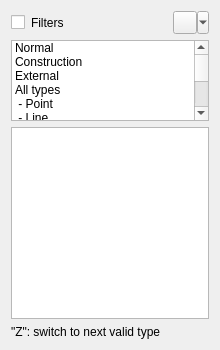
<?xml version="1.0" encoding="UTF-8"?>
<ui version="4.0">
 <class>SketcherGui::TaskSketcherElements</class>
 <widget class="QWidget" name="SketcherGui::TaskSketcherElements">
  <property name="geometry">
   <rect>
    <x>0</x>
    <y>0</y>
    <width>220</width>
    <height>400</height>
   </rect>
  </property>
  <property name="sizePolicy">
   <sizepolicy hsizetype="Preferred" vsizetype="MinimumExpanding">
    <horstretch>0</horstretch>
    <verstretch>0</verstretch>
   </sizepolicy>
  </property>
  <property name="maximumSize">
   <size>
    <width>16777215</width>
    <height>350</height>
   </size>
  </property>
  <property name="windowTitle">
   <string>Form</string>
  </property>
  <layout class="QVBoxLayout" name="verticalLayout">
  
    <item>
		<layout class="QHBoxLayout" name="horizontalLayout1">
			<item>
				<widget class="QCheckBox" name="filterBox">
					<property name="toolTip">
						<string>Check to activate filters</string>
					</property>
				   <property name="styleSheet">
					<string notr="true">padding-bottom: 0px; margin-bottom: 0px</string>
				   </property>
					<property name="text">
						<string>Filters</string>
					</property>
					<property name="checked">
						<bool>false</bool>
					</property>
				</widget>
			</item>
			<item>
				<widget class="QToolButton" name="settingsButton">
					<property name="sizePolicy">
					<sizepolicy hsizetype="Maximum" vsizetype="Fixed">
						<horstretch>0</horstretch>
						<verstretch>0</verstretch>
					</sizepolicy>
					</property>
					<property name="toolTip">
						<string>Settings</string>
					</property>
					<property name="text">
						<string/>
					</property>
					<property name="icon">
						<iconset resource="Resources/Sketcher.qrc">
						<normaloff>:/icons/dialogs/Sketcher_Settings.svg</normaloff>:/icons/dialogs/Sketcher_Settings.svg</iconset>
					</property>
					<property name="popupMode">
						<enum>QToolButton::MenuButtonPopup</enum>
					</property>
				</widget>
			</item>
		</layout>
    </item>
	<item>
		<widget class="QListWidget" name="listMultiFilter">
		 <property name="sizePolicy">
		  <sizepolicy hsizetype="Expanding" vsizetype="Expanding">
		   <horstretch>0</horstretch>
		   <verstretch>0</verstretch>
		  </sizepolicy>
		 </property>
		 <property name="styleSheet">
		  <string notr="true">padding-top: 0px; margin-top: 0px</string>
		 </property>
		 <property name="sizeAdjustPolicy">
		  <enum>QAbstractScrollArea::AdjustToContents</enum>
		 </property>
		 <property name="selectionMode">
		  <enum>QAbstractItemView::NoSelection</enum>
		 </property>
		 <property name="modelColumn">
		  <number>0</number>
		 </property>
		 <item>
		  <property name="text">
		   <string>Normal</string>
		  </property>
		 </item>
		 <item>
		  <property name="text">
		   <string>Construction</string>
		  </property>
		 </item>
		 <item>
		  <property name="text">
		   <string>External</string>
		  </property>
		 </item>
		 <item>
		  <property name="text">
		   <string>All types</string>
		  </property>
		 </item>
		 <item>
		  <property name="text">
		   <string> - Point</string>
		  </property>
		 </item>
		 <item>
		  <property name="text">
		   <string> - Line</string>
		  </property>
		 </item>
		 <item>
		  <property name="text">
		   <string> - Circle</string>
		  </property>
		 </item>
		 <item>
		  <property name="text">
		   <string> - Ellipse </string>
		  </property>
		 </item>
		 <item>
		  <property name="text">
		   <string> - Arc</string>
		  </property>
		 </item>
		 <item>
		  <property name="text">
		   <string> - Arc of ellipse</string>
		  </property>
		 </item>
		 <item>
		  <property name="text">
		   <string> - Arc of hyperbola</string>
		  </property>
		 </item>
		 <item>
		  <property name="text">
		   <string> - Arc of parabola</string>
		  </property>
		 </item>
		 <item>
		  <property name="text">
		   <string> - B-Spline</string>
		  </property>
		 </item>
		</widget>
	</item>
   
   <item>
    <widget class="ElementView" name="listWidgetElements">
     <property name="sizePolicy">
      <sizepolicy hsizetype="Expanding" vsizetype="Expanding">
       <horstretch>0</horstretch>
       <verstretch>0</verstretch>
      </sizepolicy>
     </property>
     <property name="modelColumn">
      <number>0</number>
     </property>
    </widget>
   </item>
   <item>
    <widget class="QLabel" name="Explanation">
	<property name="sizePolicy">
	<sizepolicy hsizetype="Expanding" vsizetype="Fixed">
		<horstretch>0</horstretch>
		<verstretch>0</verstretch>
	</sizepolicy>
	</property>
     <property name="text">
      <string notr="true">&lt;html&gt;&lt;head/&gt;&lt;body&gt;&lt;p&gt;&amp;quot;Z&amp;quot;: switch to next valid type&lt;/p&gt;&lt;/body&gt;&lt;/html&gt;</string>
     </property>
    </widget>
   </item>
  </layout>
  
 </widget>
 <customwidgets>
  <customwidget>
   <class>ElementView</class>
   <extends>QListWidget</extends>
   <header location="global">QListWidget</header>
  </customwidget>
 </customwidgets>
 <resources/>
 <connections/>
</ui>
